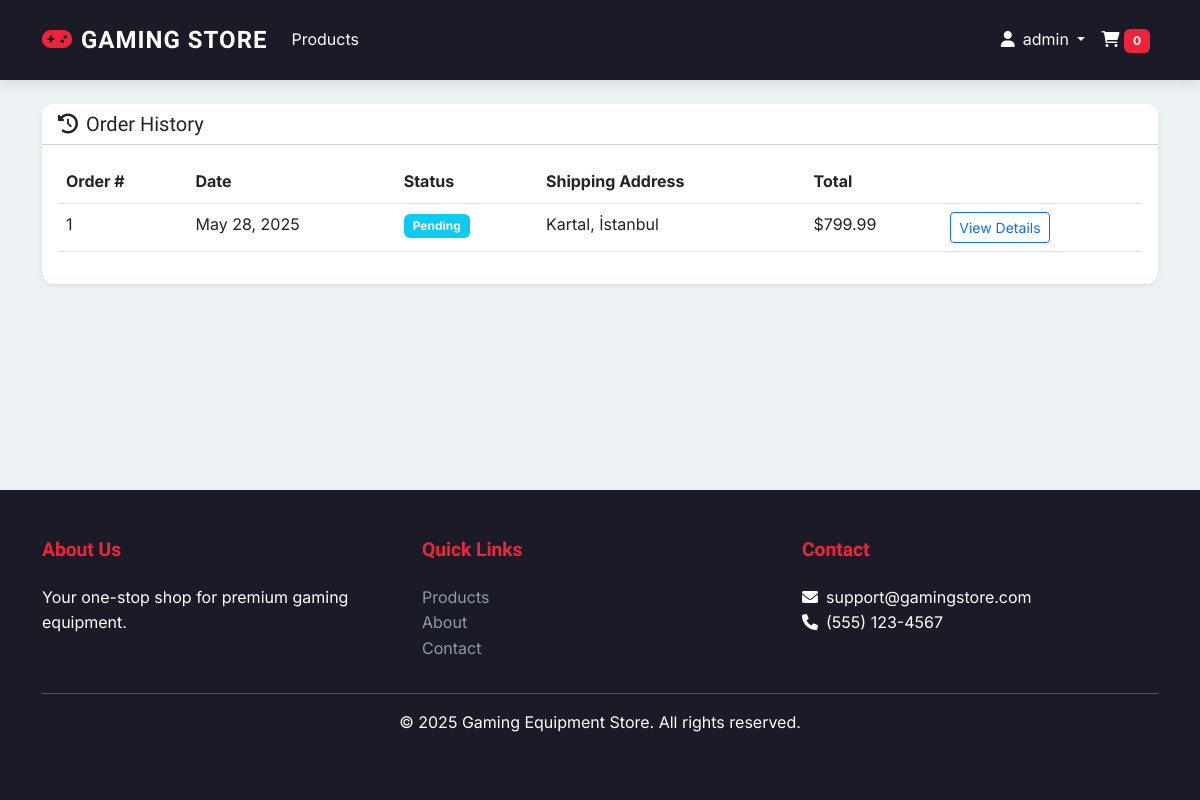
The app's page /users/orders/ (signed in) with its own data.
### users/models.py (models this page shows, shortened)
class Order(models.Model):
    STATUS_CHOICES = [
        ('pending', 'Pending'),
        ('processing', 'Processing'),
        ('shipped', 'Shipped'),
        ('delivered', 'Delivered'),
        ('cancelled', 'Cancelled'),
    ]
    user = models.ForeignKey(User, on_delete=models.CASCADE, related_name='orders')
    shipping_address = models.ForeignKey(Address, on_delete=models.PROTECT)
    status = models.CharField(max_length=20, choices=STATUS_CHOICES, default='pending')
    total_amount = models.DecimalField(max_digits=10, decimal_places=2)
    created_at = models.DateTimeField(auto_now_add=True)
    updated_at = models.DateTimeField(auto_now=True)

class Address(models.Model):
    user = models.ForeignKey(User, on_delete=models.CASCADE, related_name='addresses')
    full_name = models.CharField(max_length=255)
    address_line_1 = models.CharField(max_length=255)
    address_line_2 = models.CharField(max_length=255, blank=True)
    city = models.CharField(max_length=100)
    state = models.CharField(max_length=100)
    postal_code = models.CharField(max_length=20)
    country = models.CharField(max_length=100)
    is_default = models.BooleanField(default=False)

### users/views.py (the view)
# urls.py: path('orders/', views.order_history, name='order_history'),
@login_required
def order_history(request):
    orders = Order.objects.filter(user=request.user).order_by('-created_at')
    return render(request, 'users/order_history.html', {'orders': orders})

### shopping_cart/templatetags/cart_tags.py (called while the page is built)
@register.filter
def cart_items_count(user):
    if user.is_authenticated:
        return CartItem.objects.filter(user=user).count()
    return 0

### templates/users/order_history.html (shortened to what this page needs)
{% extends "base.html" %}
{% block content %}
<div class="card shadow-sm">
    <div class="card-header bg-white">
        <h2 class="h5 mb-0">
            <i class="fas fa-history me-2"></i>Order History
        </h2>
    </div>
    <div class="card-body">
        {% if orders %}
            <div class="table-responsive">
                <table class="table table-hover">
                    <thead>
                        <tr>
                            <th>Order #</th>
                            <th>Date</th>
                            <th>Status</th>
                            <th>Shipping Address</th>
                            <th>Total</th>
                            <th></th>
                        </tr>
                    </thead>
                    <tbody>
                        {% for order in orders %}
                            <tr>
                                <td>{{ order.id }}</td>
                                <td>{{ order.created_at|date:"M d, Y" }}</td>
                                <td>
                                    <span class="badge bg-{% if order.status == 'delivered' %}success{% elif order.status == 'cancelled' %}danger{% else %}info{% endif %}">
                                        {{ order.status|title }}
                                    </span>
                                </td>
                                <td>
                                    {{ order.shipping_address.city }}, {{ order.shipping_address.state }}
                                </td>
                                <td>${{ order.total_amount }}</td>
                                <td>
                                    <a href="{% url 'users:order_detail' order.id %}" class="btn btn-sm btn-outline-primary">
                                        View Details
                                    </a>
                                </td>
                            </tr>
                        {% endfor %}
                    </tbody>
                </table>
            </div>
        {% endif %}
    </div>
</div>
{% endblock %}

### templates/base.html (shortened to what this page needs)
{% load static %}
{% load cart_tags %}
<!DOCTYPE html>
<html lang="en">
<head>
    <link href="https://cdn.jsdelivr.net/npm/bootstrap@5.3.0/dist/css/bootstrap.min.css" rel="stylesheet">
    <link href="https://cdnjs.cloudflare.com/ajax/libs/font-awesome/6.0.0/css/all.min.css" rel="stylesheet">
</head>
<body>
    <nav class="navbar navbar-expand-lg navbar-dark mb-4">
        <div class="container">
            <a class="navbar-brand" href="{% url 'store:product_list' %}">
                <i class="fas fa-gamepad me-2"></i>Gaming Store
            </a>
            <div class="collapse navbar-collapse" id="navbarNav">
                <ul class="navbar-nav me-auto">
                    <li class="nav-item">
                        <a class="nav-link" href="{% url 'store:product_list' %}">Products</a>
                    </li>
                </ul>
                <ul class="navbar-nav">
                    {% if user.is_authenticated %}
                        <li class="nav-item dropdown">
                            <a class="nav-link dropdown-toggle" href="#" id="navbarDropdown" role="button" data-bs-toggle="dropdown">
                                <i class="fas fa-user me-2"></i>{{ user.username }}
                            </a>
                        </li>
                    {% endif %}
                    <li class="nav-item">
                        <a class="nav-link" href="{% url 'shopping_cart:cart_detail' %}">
                            <i class="fas fa-shopping-cart"></i>
                            {% with total_items=request.user|cart_items_count %}
                                <span class="badge bg-accent">{{ total_items|default:'0' }}</span>
                            {% endwith %}
                        </a>
                    </li>
                </ul>
            </div>
        </div>
    </nav>
    <main class="container">
        {% block content %}{% endblock %}
    </main>
    <footer class="footer mt-auto">
        <div class="container">
            <div class="row">
                <div class="col-md-4">
                    <h5>About Us</h5>
                    <p>Your one-stop shop for premium gaming equipment.</p>
                </div>
                <div class="col-md-4">
                    <h5>Quick Links</h5>
                    <ul class="list-unstyled">
                        <li><a href="{% url 'store:product_list' %}">Products</a></li>
                        <li><a href="#">About</a></li>
                        <li><a href="#">Contact</a></li>
                    </ul>
                </div>
                <div class="col-md-4">
                    <h5>Contact</h5>
                    <ul class="list-unstyled">
                        <li><i class="fas fa-envelope me-2"></i>support@gamingstore.com</li>
                        <li><i class="fas fa-phone me-2"></i>(555) 123-4567</li>
                    </ul>
                </div>
            </div>
            <hr>
            <div class="text-center">
                <p>&copy; {% now "Y" %} Gaming Equipment Store. All rights reserved.</p>
            </div>
        </div>
    </footer>
</body>
</html>

### templates/base.html (style rules this page uses)
:root { --primary-color: #2b2d42; --secondary-color: #8d99ae; --accent-color: #ef233c; --accent-hover: #d90429; --text-color: #2b2d42; --light-bg: #edf2f4; --dark-bg: #1a1b26; --card-bg: #ffffff; --neon-glow: 0 0 10px rgba(239, 35, 60, 0.5); }
body { font-family: 'Inter', sans-serif; color: var(--text-color); line-height: 1.6; background-color: var(--light-bg); min-height: 100vh; display: flex; flex-direction: column; }
h1, h2, h3, h4, h5, h6, .navbar-brand { font-family: 'Rajdhani', sans-serif; font-weight: 600; }
.navbar { background-color: var(--dark-bg); box-shadow: 0 4px 12px rgba(0,0,0,0.1); padding: 1rem 0; }
.navbar-brand { font-size: 1.5rem; text-transform: uppercase; letter-spacing: 1px; }
.navbar-brand i { color: var(--accent-color); }
.navbar-brand, .nav-link { color: white !important; transition: color 0.3s ease; }
.card { background-color: var(--card-bg); border: none; border-radius: 12px; box-shadow: 0 4px 6px rgba(0,0,0,0.1); transition: all 0.3s ease; overflow: hidden; }
.footer { background-color: var(--dark-bg); color: white; padding: 3rem 0; margin-top: auto; }
.footer h5 { color: var(--accent-color); margin-bottom: 1.5rem; font-size: 1.2rem; }
.footer a { color: var(--secondary-color); text-decoration: none; transition: color 0.3s ease; }
.badge { padding: 0.5em 0.75em; border-radius: 6px; }
.badge.bg-accent { background-color: var(--accent-color) !important; }
main { animation: fadeIn 0.5s ease-out; }

### records on screen
Order: id "1", created_at "May 28, 2025", status "Pending", shipping_address.city "Kartal", shipping_address.state "İstanbul", total_amount "799.99"

### other values on screen
{{ user.username }} "admin"
{{ total_items|default:'0' }} "0"
